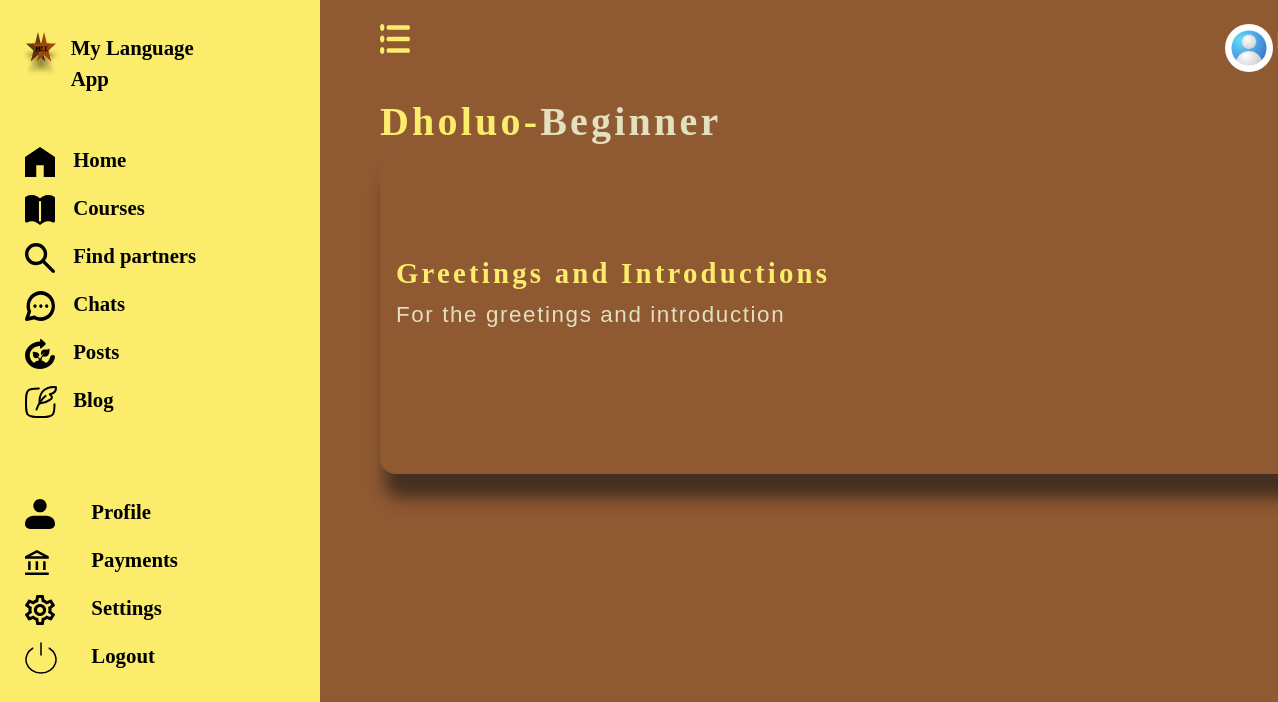
Screenshot of /courses/learn/dholuo-beginner-2/ (signed in) with the database file from the repository.
### lang_app/models.py (models this page shows, shortened)
class EnrolledCourses(models.Model):
    course_name=models.ForeignKey(Course,on_delete=models.CASCADE, related_name='courses')
    course_level =models.CharField(choices=LEVEL_CHOICES, max_length=255, default='beginner')
    student=models.ForeignKey(MyUser,on_delete=models.CASCADE, related_name='students')
    enrolment_date=models.DateTimeField(auto_now_add=True)
    is_enrolled=models.BooleanField(default=False)
    is_completed=models.BooleanField(default=False)
    completion_date=models.DateTimeField(blank=True, null=True)
    slug = AutoSlugField(populate_from=enroll_slug_populate, unique=True, always_update=False, editable=False)
    class Meta:
        unique_together = ('student', 'course_name', 'course_level')

class Course(models.Model):
    course_name=models.CharField(max_length=255)
    course_level=models.CharField(choices=LEVEL_CHOICES, max_length=255, default='beginner')
    instructor_name=models.CharField(max_length=255)
    difficulty = models.IntegerField(choices=DIFFICULTY_CHOICES, default=1)
    slug = AutoSlugField(populate_from=course_slug_populate, unique=True, always_update=False, editable=False)
    class Meta:
        ordering = ['course_name','difficulty']

class CourseModule(models.Model):
    course = models.ForeignKey(Course, on_delete=models.CASCADE, related_name='course_modules')
    module_title = models.CharField(max_length=255)
    module_description = models.TextField()
    module_order = models.IntegerField(default=1)
    slug = AutoSlugField(populate_from=module_slug_populate, unique=True, always_update=False, editable=False)

### lang_app/views.py (the view)
# urls.py: path('courses/learn/<slug:slug>/', views.course_modules, name='course-modules'),
@login_required
def course_modules(request,slug):
    my_course = get_object_or_404(
        EnrolledCourses,
        slug=slug,
        student=request.user
    )
    modules = CourseModule.objects.filter(
        course=my_course.course_name
    ).order_by('module_order')
    context={'modules':modules, "my_course":my_course}
    return render(request, 'course-modules-page.html', context)

### lang_app/templates/course-modules-page.html
{% extends 'dashboard-base.html' %}
{% load static %}
{% block content %}
      <h2><span class="a-link">{{ my_course.course_name.course_name }}-</span>{{ my_course.course_level|capfirst }}</h2>
    {% for module in modules %}
        <a href="{% url 'module-lessons' module.slug %}">
            <div class="course-items mb-5 module-items">
                  <h3 class="a-link">{{ module.module_title }}</h3>
                  <p class="">{{ module.module_description }}</p>
            </div>
        </a>
        {% empty %}
        <p>Course content have not been added yet</p>
    {% endfor %}
{% endblock %}

### lang_app/static/css/base.css (style rules this page uses)
body { background-color: #8F5932; min-height: 100vh; }
a { text-decoration: none; color: black; }
h2,h3 { color: #E3E0C0; letter-spacing: 0.2rem; }
h2 { font-size: 2.5rem; font-weight: 700; }
h3 { font-size: 1.8rem; font-weight: 600; }
p { font-family: "Poppins", sans-serif; font-size: 1.4rem; letter-spacing: 0.1rem; color: #E3E0C0; }
.course-items { background-color: #8F5932; border-radius: 1rem 1rem 0 1rem; box-shadow: 0.3rem 1.5rem 1rem #453021; padding: 0.5rem 1rem 2rem 1rem; min-height: 20rem; justify-content: center; display: flex; flex-direction: column; }
.a-link { color: #FBEC6C; }

### rows the page displays
EnrolledCourses: course_name.course_name "Dholuo", course_level "Beginner"
CourseModule: module_title "Greetings and Introductions", module_description "For the greetings and introduction"
